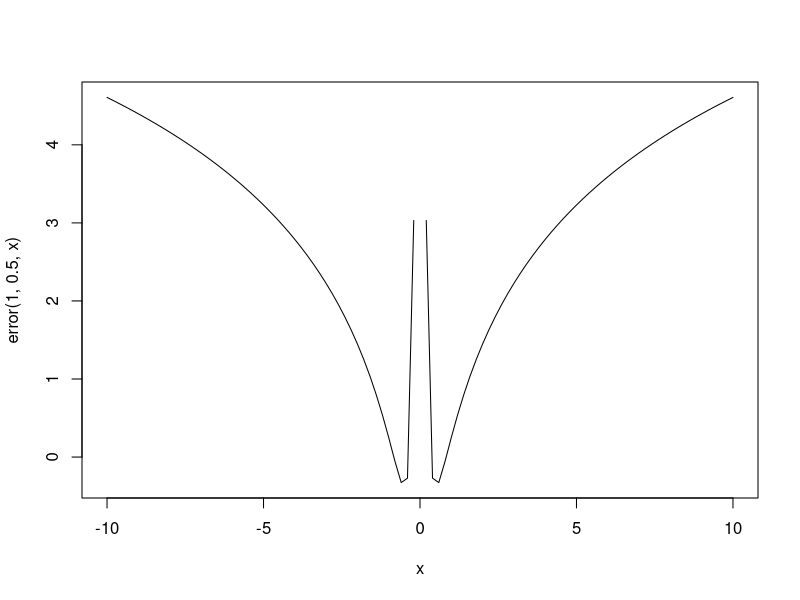
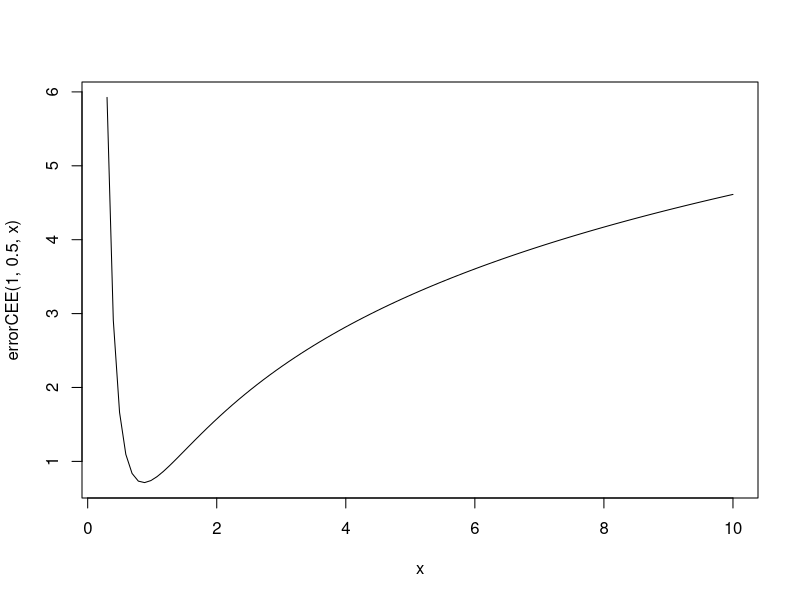
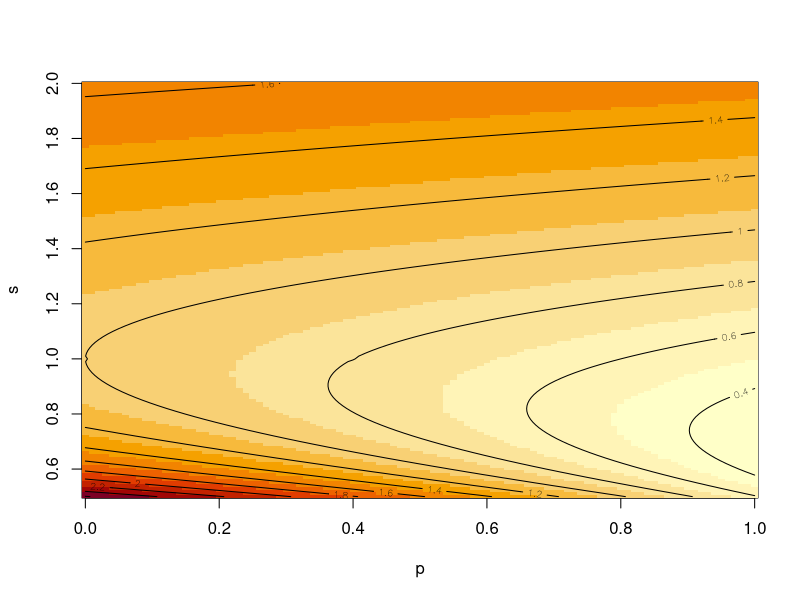
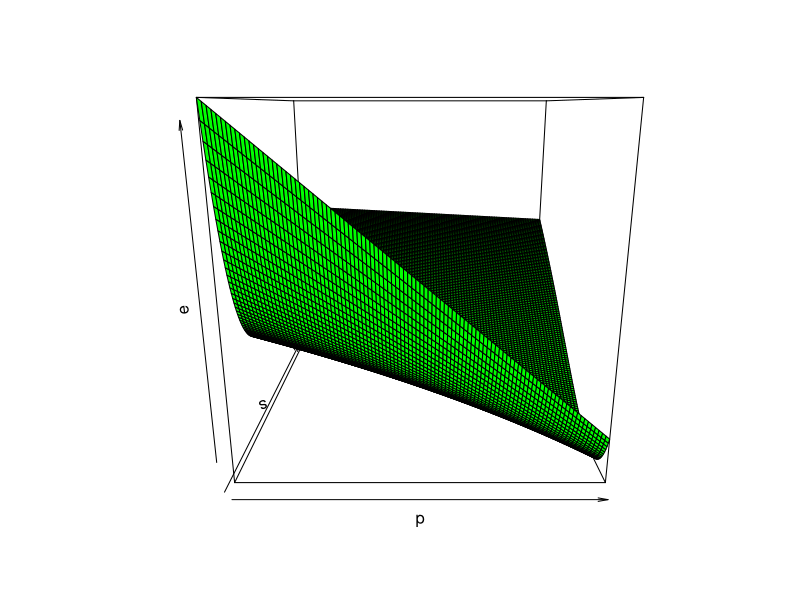

Write the R code that produced these figures, in order.
## ---- chunk 1
error <- function(o, p, s) sqrt((o-p)^2)/(2*s^2) + log(s^2)
curve(error(1, 0.5, x), from = -10, to = 10)
## ---- chunk 2
errorCEE <- function(o, p, s) (p^(1-o) + (1-p)^o ) / (2*s^2) + log(s^2)
curve(errorCEE(1, 0.5, x), from = 0.3, to = 10)
## ---- chunk 3
s <- seq(0.5, 2, 0.01)
p <- seq(0, 1, 0.01)
e <- outer(p, s, FUN=function(x, y) errorCEE(1, x, y))
#persp(x = s, y = p, z = e)
image(x = p, y = s, z = e)
contour(x = p, y = s, z = e, nlevels = 10, add=TRUE)
## ---- chunk 4
s <- seq(0.5, 2, 0.01)
p <- seq(0, 1, 0.01)
e <- outer(p, s, FUN=function(x, y) errorCEE(1, x, y))
#persp(x = s, y = p, z = e)
persp(x = p, y = s, z = e, col = 'green')
